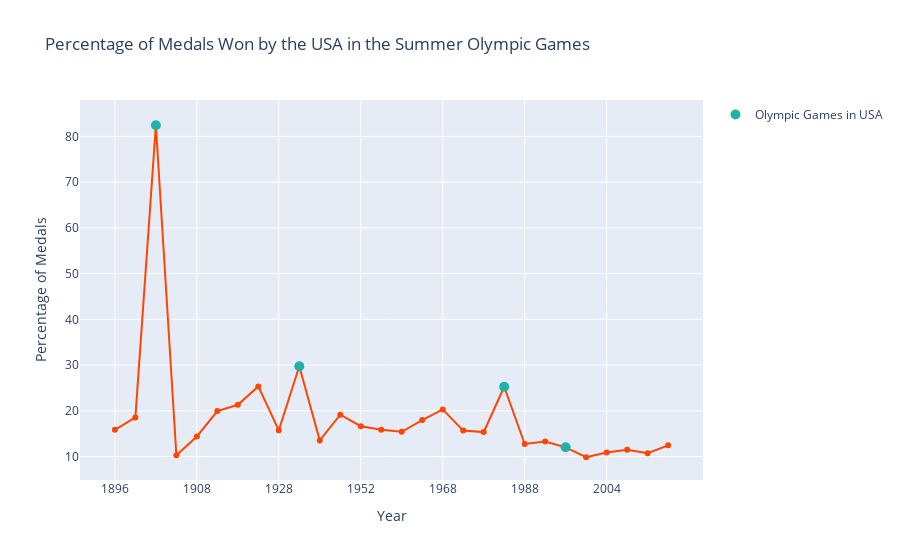

Source (notebook cell):
### Code cell
medals_summer_perc = PlotFigures.plot_medals_per_season(season="summer")
medals_summer_perc.show()

### Figure 1 — Plotly figure (JSON) as saved in the notebook; plotly's stock layout.template omitted (floating-point values rounded to 4 significant figures)
{"data": [{"hovertemplate": "<br>Year: %{x}<br>Percentage of Medals: %{y:.1f}%<extra></extra>", "legendgroup": "", "line": {"color": "OrangeRed", "dash": "solid"}, "marker": {"symbol": "circle"}, "mode": "lines+markers", "name": "", "orientation": "v", "showlegend": false, "type": "scatter", "x": ["1896", "1900", "1904", "1906", "1908", "1912", "1920", "1924", "1928", "1932", "1936", "1948", "1952", "1956", "1960", "1964", "1968", "1972", "1976", "1984", "1988", "1992", "1996", "2000", "2004", "2008", "2012", "2016"], "xaxis": "x", "y": [15.83, 18.56, 82.44, 10.27, 14.37, 19.94, 21.3, 25.32, 15.73, 29.73, 13.51, 19.13, 16.63, 15.85, 15.4, 17.96, 20.3, 15.67, 15.33, 25.26, 12.74, 13.28, 12.01, 9.838, 10.9, 11.49, 10.71, 12.44], "yaxis": "y"}, {"hovertemplate": "<br>Year: %{x}<br>Percentage of Medals: %{y:.1f}%<extra></extra>", "marker": {"color": "LightSeaGreen", "size": 10}, "mode": "markers", "name": "Olympic Games in USA", "type": "scatter", "x": ["1904", "1932", "1984", "1996"], "y": [82.44, 29.73, 25.26, 12.01]}], "layout": {"legend": {"tracegroupgap": 0}, "title": {"text": "Percentage of Medals Won by the USA in the Summer Olympic Games"}, "xaxis": {"anchor": "y", "domain": [0, 1], "dtick": 4, "tick0": 0, "tickmode": "linear", "title": {"text": "Year"}}, "yaxis": {"anchor": "x", "domain": [0, 1], "title": {"text": "Percentage of Medals"}}}}
